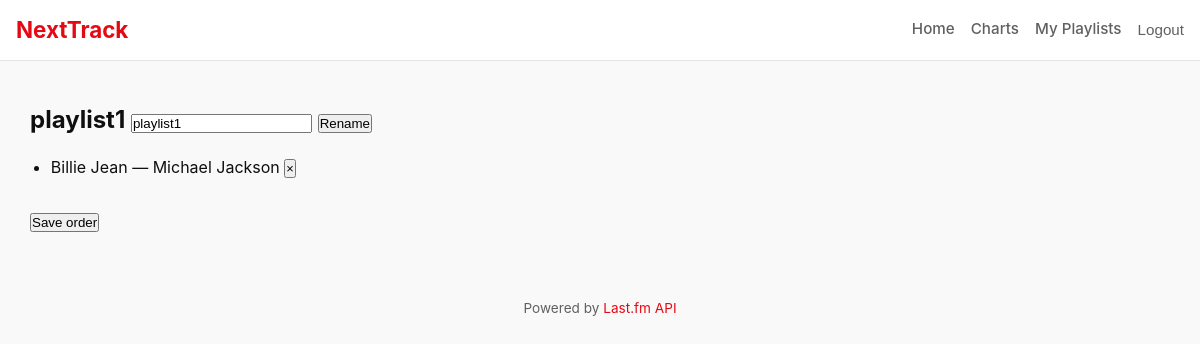
The app's page /playlists/1/ (signed in), older data.
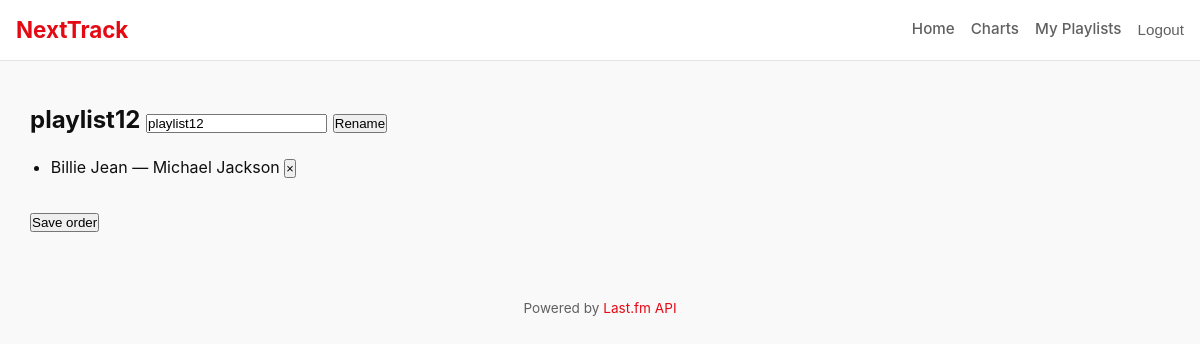
The same page, newer data.
### music/models.py (models this page shows, shortened)
class Playlist(models.Model):
    owner = models.ForeignKey(User, on_delete=models.CASCADE, related_name="playlists")
    name = models.CharField(max_length=120)
    created_at = models.DateTimeField(auto_now_add=True)
    class Meta:
        unique_together = ("owner", "name")

### music/views.py (the view, shortened to what this page needs)
# urls.py: path("playlists/<int:pk>/", views.playlist_detail, name="playlist_detail"),
@login_required
def playlist_detail(request, pk):
    pl = get_object_or_404(Playlist, pk=pk, owner=request.user)
    if "rename" in request.POST:
        form = PlaylistRenameForm(request.POST, instance=pl)
        if form.is_valid():
            form.save()
            return redirect("playlist_detail", pk=pk)
    if "remove_track" in request.POST:
        PlaylistTrack.objects.filter(playlist=pl, track_id=request.POST["remove_track"]).delete()
    pl.refresh_from_db()
    tracks = pl.items.select_related("track__artist")
    rename_form = PlaylistRenameForm(instance=pl)
    return render(request, "playlist_detail.html", {"playlist": pl, "tracks": tracks, "rename_form": rename_form})

### music/forms.py
class PlaylistRenameForm(forms.ModelForm):
    class Meta:
        model = Playlist
        fields = ("name",)

### templates/playlist_detail.html (shortened to what this page needs)
{% extends "base.html" %}{% block content %}
<h2>
  {{ playlist.name }}
  <form method="post" style="display:inline">{% csrf_token %}
    {{ rename_form.name }}
    <button name="rename">Rename</button>
  </form>
</h2>
<ul id="track-list">
{% for item in tracks %}
  <li data-id="{{ item.track.id }}">
    {{ item.track.title }} — {{ item.track.artist.name }}
    <form method="post" style="display:inline">
      <button name="remove_track" value="{{ item.track.id }}" style="font-size:0.8rem">×</button>
    </form>
  </li>
{% empty %}
  <li>This playlist is empty.</li>
{% endfor %}
</ul>
<button id="save-order" style="margin-top:1rem">Save order</button>
{% endblock %}

Row changes from the older to the newer data that the page shows:
changed Playlist: name "playlist1" → "playlist12"
